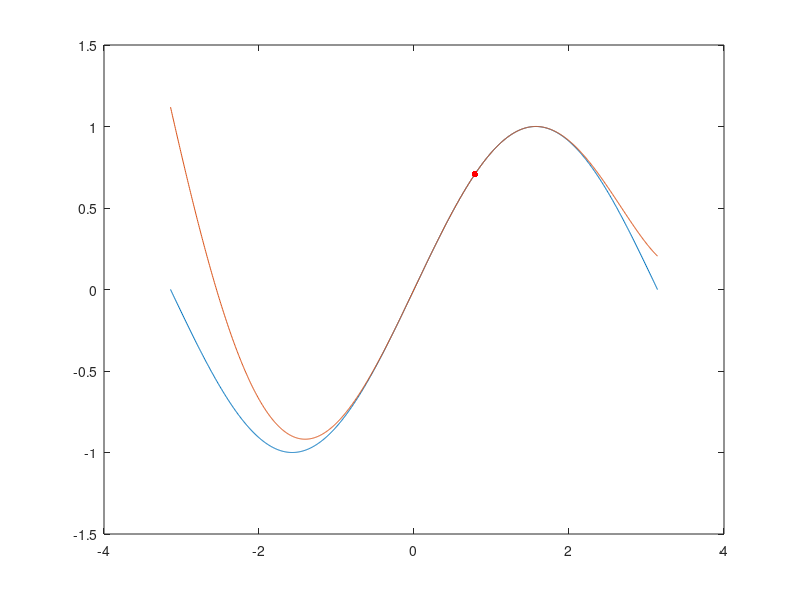

Here is the MATLAB script that generated this plot:
% Taylor polynomial for sin(x) around x=0
close all;
x = linspace(-pi, pi, 1000);
y = sin(x);
plot(x, y);
hold on;

k = 1/sqrt(2);  % this will save typing in the P5 formula
P5 = k + k*(x-pi/4) - k/2*(x-pi/4).^2 ...
    - k/factorial(3)*(x-pi/4).^3 ...
    + k/factorial(4)*(x-pi/4).^4 ...
    + k/factorial(5)*(x-pi/4).^5;
plot(x, P5);

plot(pi/4, sin(pi/4), '.r', 'markersize', 15);
ylim([-1.5, 1.5]);
